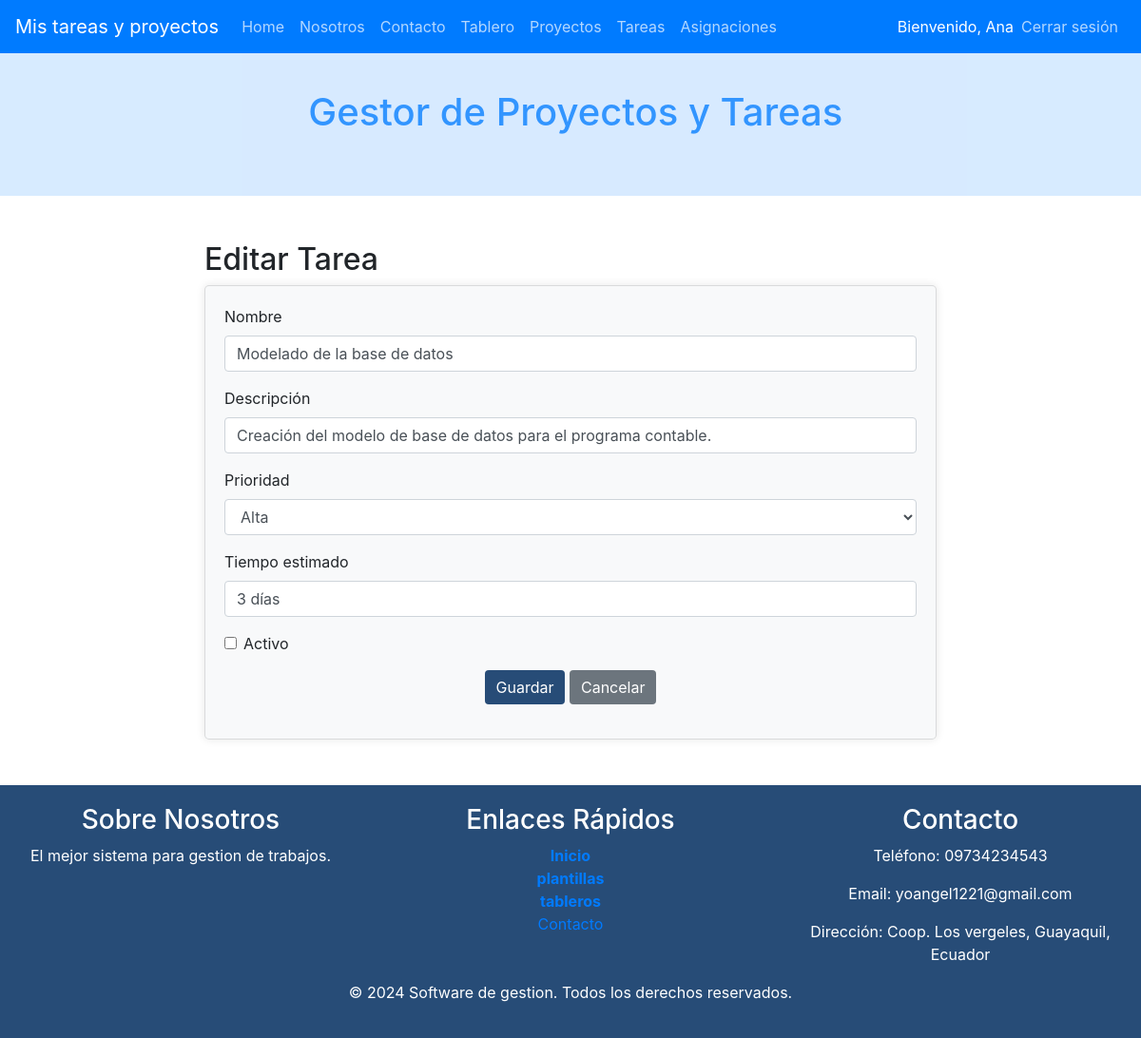
/index.php?c=tareas&f=view_edit&id=3 (signed in), run on an earlier commit of the app's database.
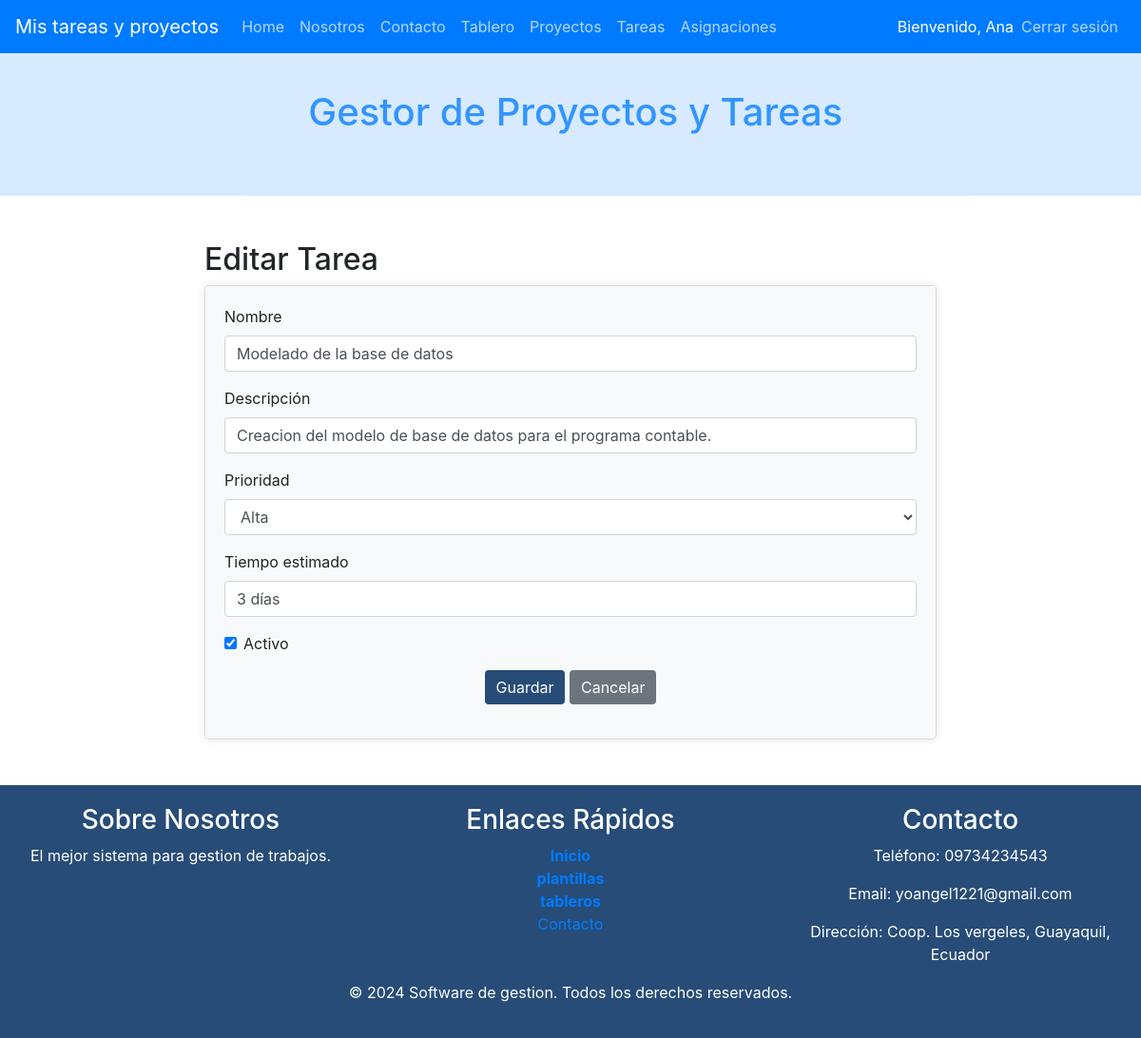
And on a later commit of the database.
### tables this page shows
CREATE TABLE IF NOT EXISTS Tareas (
    id INT AUTO_INCREMENT PRIMARY KEY,
    nombre VARCHAR(255) NOT NULL,
    descripcion TEXT,
    tiempo_estimado VARCHAR(50),
    prioridad ENUM('Baja', 'Media', 'Alta'),
    fecha_creacion TIMESTAMP DEFAULT CURRENT_TIMESTAMP,
    proyecto_id INT,
    estado int(1) NOT NULL DEFAULT 1,
    FOREIGN KEY (proyecto_id) REFERENCES Proyectos(id)
);

### controller/TareasController.php (called while the page is built, shortened)
<?php
require_once 'model/dao/TareasDAO.php';
class TareasController {
    private $model;
    public function __construct() {
        $this->model = new TareasDAO();
    }
    public function view_edit(){
        $id= $_GET['id'];
        $tareas = $this->model->selectOne($id);
        $titulo="Editar Tarea";
        require_once VTAREAS.'edit.php';
    }
}

### index.php (called while the page is built, shortened)
    <?php
        $funcion = (!empty($_REQUEST['f']))?htmlentities($_REQUEST['f']):FUNCION_PRINCIPAL;
        $cont = new  $controlador();
        $cont->$funcion();
?>

### config/Conexion.php (called while the page is built)
<?php
class Conexion {
    public static function getConexion() {
         $dsn = 'mysql:host=localhost;port=3307;dbname=' . DBNAME;
        $conexion = null;
        try {
            $conexion = new PDO($dsn, DBUSER, DBPASSWORD);
             $conexion->setAttribute(PDO::ATTR_ERRMODE, PDO::ERRMODE_EXCEPTION);
        } catch (Exception $e) {
            echo $e;
            die("error " . $e->getMessage());
        }
        return $conexion;
    }
}

### model/dao/TareasDAO.php (called while the page is built, shortened)
<?php
require_once 'config/Conexion.php';
class TareasDAO {
    private $con;
    public function __construct() {
        $this->con = Conexion::getConexion();
    }
    public function selectOne($id) {
        $sql = "select * from tareas where ".
        "id =:id";
        $stmt = $this->con->prepare($sql);
        $data = ['id' => $id];
        $stmt->execute($data);
        $tareas = $stmt->fetch(PDO::FETCH_ASSOC);
        return $tareas;
    }
}
?>

### view/tareas/tareas.edit.php (the view, shortened to what this page needs)
<div class="container mt-5 mb-5">
    <h2><?php echo $titulo ?></h2>
    <div class="card cuerpo">
        <form action="index.php?c=tareas&f=edit" method="POST" name="formProdNuevo" id="formProdNuevo">
            <div class="form-group">
                <label for="nombre">Nombre</label>
                <input type="text" name="nombre" id="nombre" value="<?php echo $tareas['nombre']; ?>" class="form-control" placeholder="Nombre de la tarea" required>
            </div>
            <div class="form-group">
                <label for="descripcion">Descripción</label>
                <input type="text" name="descripcion" id="descripcion" value="<?php echo $tareas['descripcion']; ?>" class="form-control" placeholder="Descripción de la tarea" required>
            </div>
            <div class="form-group">
                <label for="prioridad">Prioridad</label>
                <select name="prioridad" id="prioridad" class="form-control" required>
                    <option value="alta" <?php echo ($tareas['prioridad'] == 'alta') ? 'selected' : ''; ?>>Alta</option>
                </select>
            </div>
            <div class="form-group">
                <label for="estimado">Tiempo estimado</label>
                <input type="text" name="estimado" id="estimado" value="<?php echo $tareas['tiempo_estimado']; ?>" class="form-control" placeholder="Tiempo estimado" required>
            </div>
            <div class="form-group form-check">
                <input type="checkbox" id="estado" name="estado" value="1" class="form-check-input" <?php echo ($tareas['estado'] == 1) ? 'checked' : ''; ?>>
                <label for="estado" class="form-check-label">Activo</label>
            </div>
            <div class="form-group text-center">
                <button type="submit" class="btn btn-primary" onclick="if (!confirm('¿Está seguro de modificar la tarea?')) return false;">Guardar</button>
                <a href="index.php?c=tareas&f=index" class="btn btn-secondary">Cancelar</a>
            </div>
        </form>
    </div>
</div>

What changed in the data, as far as the page shows it:
changed tareas "Modelado de la base de datos": descripcion "Creación del modelo de base de datos para el programa contable." → "Creacion del modelo de base de datos para el programa contable."; estado "☐" → "☑"
